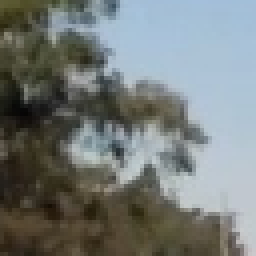
#> input picture data/non-vehicles/Extras/extra108.png, 64 x 64 px (shown 4 times larger)
$ python -i utils.py   (imports and definitions only)   (older library calls are emulated)
#> lines starting #> are read from the running program, lines starting #| are printed output that depends on the picture
import matplotlib.image as mpimg
import matplotlib.pyplot as plt
import numpy as np
import cv2
import glob
import time
import os
from sklearn.svm import LinearSVC
from sklearn.preprocessing import StandardScaler
from skimage.feature import hog
from scipy.ndimage.measurements import label
from sklearn.model_selection import train_test_split
from project.settings_pipeline import settings_pipeline


# Define a function to return HOG features and visualization
def get_hog_features(img, orient, pix_per_cell, cell_per_block,
                        vis=False, feature_vec=True):
    # Call with two outputs if vis==True
    if vis :
        features, hog_image = hog(img, orientations=orient,
                                  pixels_per_cell=(pix_per_cell, pix_per_cell),
                                  cells_per_block=(cell_per_block, cell_per_block),
                                  transform_sqrt=True,
                                  visualise=vis, feature_vector=feature_vec)
        return features, hog_image
    # Otherwise call with one output
    else:
        features = hog(img, orientations=orient,
                       pixels_per_cell=(pix_per_cell, pix_per_cell),
                       cells_per_block=(cell_per_block, cell_per_block),
                       transform_sqrt=True,
                       visualise=vis, feature_vector=feature_vec)
        return features


# Define a function to compute binned color features
def bin_spatial(img, size=(32, 32)):
    # Use cv2.resize().ravel() to create the feature vector
#> called with size = (32, 32)
    features = cv2.resize(img, size).ravel()
#> features = 3072 values, max 219 at index 149, min 9 at index 1355, mean 120.3
    # Return the feature vector
    return features


# Define a function to compute color histogram features
# NEED TO CHANGE bins_range if reading .png files with mpimg!
def color_hist(img, nbins=32, bins_range=(0, 256)):
    # Compute the histogram of the color channels separately
    channel1_hist = np.histogram(img[:,:,0], bins=nbins, range=bins_range)
    channel2_hist = np.histogram(img[:,:,1], bins=nbins, range=bins_range)
    channel3_hist = np.histogram(img[:,:,2], bins=nbins, range=bins_range)
    # Concatenate the histograms into a single feature vector
    hist_features = np.concatenate((channel1_hist[0], channel2_hist[0], channel3_hist[0]))
    # Return the individual histograms, bin_centers and feature vector
    return hist_features


# Define a function to extract features from a list of images
# Have this function call bin_spatial() and color_hist()
# [100 lines left out: functions extract_features, slide_window, draw_boxes, not called in this run]


def single_img_features(img, color_space='RGB', spatial_size=(32, 32),
                        hist_bins=32, orient=9,
                        pix_per_cell=8, cell_per_block=2, hog_channel=0,
                        spatial_feat=True, hist_feat=True, hog_feat=True):
    #1) Define an empty list to receive features
    img_features = []
    #2) Apply color conversion if other than 'RGB'
    if color_space != 'RGB':
        if color_space == 'HSV':
            feature_image = cv2.cvtColor(img, cv2.COLOR_RGB2HSV)
        elif color_space == 'LUV':
            feature_image = cv2.cvtColor(img, cv2.COLOR_RGB2LUV)
        elif color_space == 'HLS':
            feature_image = cv2.cvtColor(img, cv2.COLOR_RGB2HLS)
        elif color_space == 'YUV':
            feature_image = cv2.cvtColor(img, cv2.COLOR_RGB2YUV)
        elif color_space == 'YCrCb':
            feature_image = cv2.cvtColor(img, cv2.COLOR_RGB2YCrCb)
    else: feature_image = np.copy(img)
    #3) Compute spatial features if flag is set
    if spatial_feat == True:
        spatial_features = bin_spatial(feature_image, size=spatial_size)
#> spatial_features has the same summary as features in bin_spatial
        #4) Append features to list
        img_features.append(spatial_features)
    #5) Compute histogram features if flag is set
    if hist_feat == True:
        hist_features = color_hist(feature_image, nbins=hist_bins)
#> in color_hist, `hist_features = np.concatenate((channel1_hist[0], channel2_hist[0], ch..`: hist_features = 96 values, max 966 at index 56, min 0 at index 26, mean 128
        #6) Append features to list
        img_features.append(hist_features)
    #7) Compute HOG features if flag is set
    if hog_feat == True:
        if hog_channel == 'ALL':
            hog_features = []
            for channel in range(feature_image.shape[2]):
                hog_features.extend(get_hog_features(feature_image[:,:,channel],
                                    orient, pix_per_cell, cell_per_block,
                                    vis=False, feature_vec=True))
        else:
            hog_features = get_hog_features(feature_image[:,:,hog_channel], orient,
                        pix_per_cell, cell_per_block, vis=False, feature_vec=True)
#> in get_hog_features, `features = hog(img, orientations=orient, pixels_per_cell=(pix_per_cell..`: features = 1764 values, max 0.42 at index 454, min 0 at index 136, mean 0.142
#> in get_hog_features, `features = hog(img, orientations=orient, pixels_per_cell=(pix_per_cell..`:
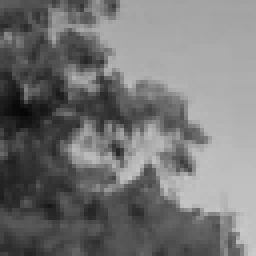
#> img: shape (64, 64) (shown 4 times larger); min 6, max 203, mean 116.9
#> hog_features has the same summary as features in get_hog_features
        #8) Append features to list
        img_features.append(hog_features)

    #9) Return concatenated array of features
    return np.concatenate(img_features)

# Define a function you will pass an image
# and the list of windows to be searched (output of slide_windows())
# [160 lines left out: functions search_windows, add_heat, apply_threshold, draw_labeled_bboxes, pipeline, not called in this run]

>>> import cv2
>>> picture = cv2.cvtColor(cv2.imread('../data/non-vehicles/Extras/extra108.png'), cv2.COLOR_BGR2RGB)
>>> result = single_img_features(picture)
#> result = 4932 values, max 966 at index 3128, min 0 at index 3098, mean 77.45

$ run again, on data/non-vehicles/Extras/extra1173.png
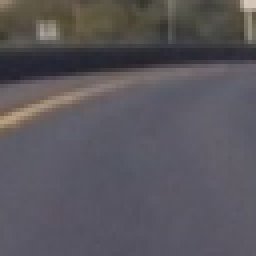
#> input picture data/non-vehicles/Extras/extra1173.png, 64 x 64 px (shown 4 times larger)
#> in bin_spatial, `features = cv2.resize(img, size).ravel()`: features = 3072 values, max 213 at index 93, min 35 at index 702, mean 89.31
#> spatial_features has the same summary as features in bin_spatial
#> in color_hist, `hist_features = np.concatenate((channel1_hist[0], channel2_hist[0], ch..`: hist_features = 96 values, max 1955 at index 76, min 0 at index 0, mean 128
#> in get_hog_features, `features = hog(img, orientations=orient, pixels_per_cell=(pix_per_cell..`: features = 1764 values, max 0.602 at index 795, min 0 at index 8, mean 0.123
#> in get_hog_features, `features = hog(img, orientations=orient, pixels_per_cell=(pix_per_cell..`:
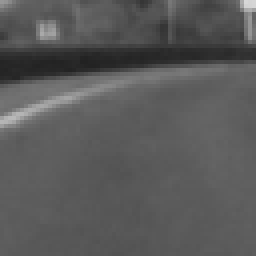
#> img: shape (64, 64) (shown 4 times larger); min 34, max 215, mean 89.4
#> hog_features has the same summary as features in get_hog_features
#> result = 4932 values, max 1955 at index 3148, min 0 at index 3072, mean 58.16

$ run again, on data/non-vehicles/Extras/extra133.png
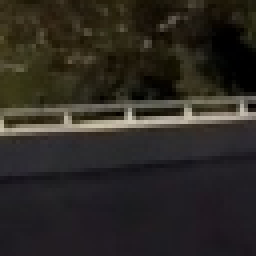
#> input picture data/non-vehicles/Extras/extra133.png, 64 x 64 px (shown 4 times larger)
#> in bin_spatial, `features = cv2.resize(img, size).ravel()`: features = 3072 values, max 195 at index 1413, min 0 at index 467, mean 40.35
#> spatial_features has the same summary as features in bin_spatial
#> in color_hist, `hist_features = np.concatenate((channel1_hist[0], channel2_hist[0], ch..`: hist_features = 96 values, max 1455 at index 35, min 0 at index 27, mean 128
#> in get_hog_features, `features = hog(img, orientations=orient, pixels_per_cell=(pix_per_cell..`: features = 1764 values, max 0.575 at index 940, min 0 at index 196, mean 0.123
#> in get_hog_features, `features = hog(img, orientations=orient, pixels_per_cell=(pix_per_cell..`:
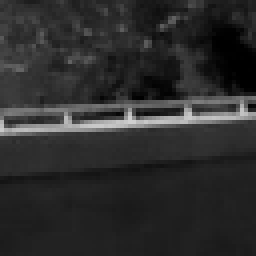
#> img: shape (64, 64) (shown 4 times larger); min 0, max 208, mean 44.6
#> hog_features has the same summary as features in get_hog_features
#> result = 4932 values, max 1455 at index 3107, min 0 at index 467, mean 27.67
